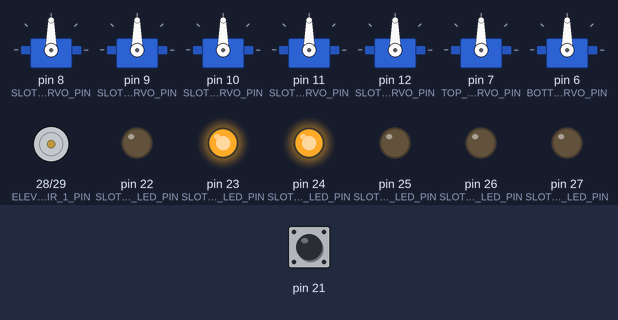
Simulated run of this sketch. Board: Arduino Mega 2560, built with avr-gcc and run on an emulated ATmega2560. On the bench: 7 × servo, motor-driver pin pairs drawn as motors (green arrow = first pin HIGH = forward, orange = second pin HIGH = backward, longer = more drive, scaled by the enable pin), output pins drawn as LEDs (lit = HIGH). The inputs (shaded band) are chosen by the test bench; at power-on: pin 21 HIGH. What the sketch prints to the serial monitor is not drawn.

Above: at 1.2 s.
1.3 s: pin 21 driven LOW
At 2.2 s:
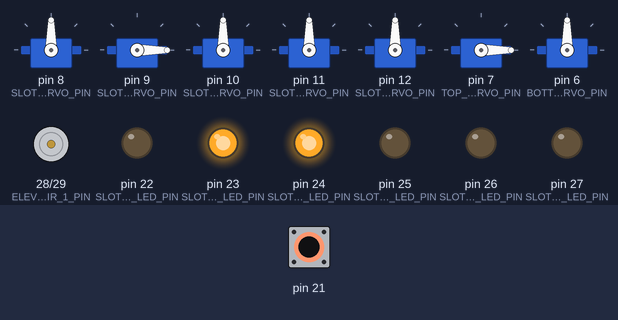
6.4 s: pin 21 pulsed HIGH 5 times (0.12 s each, 0.3 s apart)
At 6.9 s:
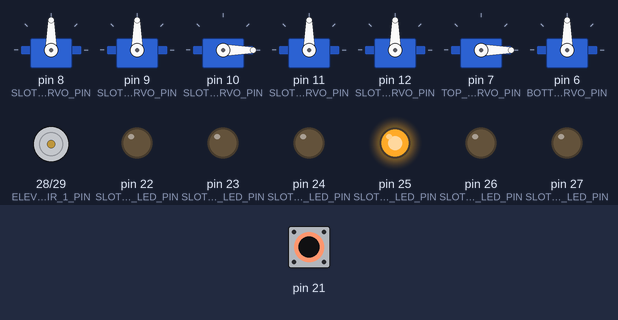
At 16.9 s:
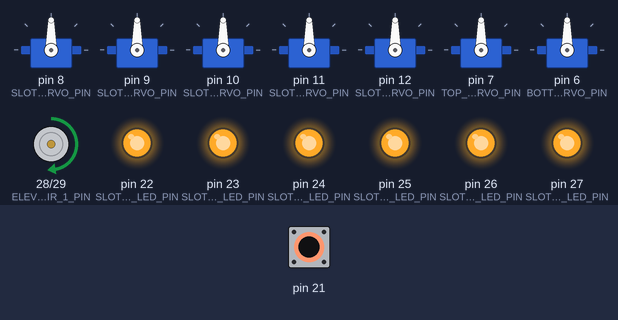
Timing chart, 0 to 18.4 s (numbered marks = the images above; inputs shaded):
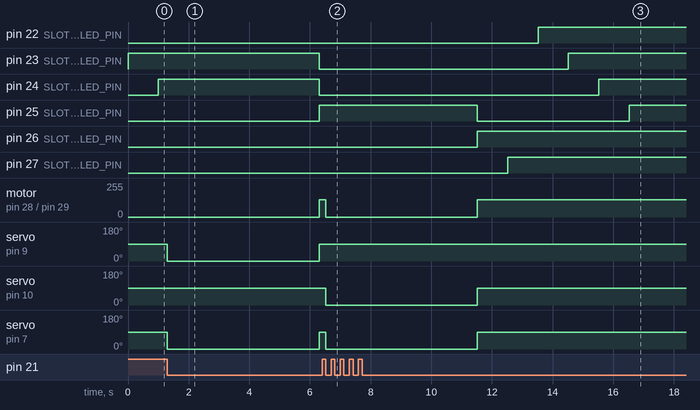

The sketch:

be_creative.ino
```cpp
/**
 * Be Creative
**/

// Includes
#include <Servo.h>

// Pin assignments
#define ELEVATOR_ENCODER_PIN 2
#define ELEVATOR_SPEED_PIN 4
#define ELEVATOR_DIR_1_PIN 28
#define ELEVATOR_DIR_2_PIN 29
#define BOTTOM_QUEUE_SERVO_PIN 6
#define TOP_QUEUE_SERVO_PIN 7
#define SLOT_1_SERVO_PIN 8
#define SLOT_2_SERVO_PIN 9
#define SLOT_3_SERVO_PIN 10
#define SLOT_4_SERVO_PIN 11
#define SLOT_5_SERVO_PIN 12
#define SLOT_0_LED_PIN 22
#define SLOT_1_LED_PIN 23
#define SLOT_2_LED_PIN 24
#define SLOT_3_LED_PIN 25
#define SLOT_4_LED_PIN 26
#define SLOT_5_LED_PIN 27
#define BUTTON_PIN 28

// Servo positions
#define SLOT_1_OPEN 0
#define SLOT_1_CLOSE 90
#define SLOT_2_OPEN 0
#define SLOT_2_CLOSE 90
#define SLOT_3_OPEN 0
#define SLOT_3_CLOSE 90
#define SLOT_4_OPEN 0
#define SLOT_4_CLOSE 90
#define SLOT_5_OPEN 0
#define SLOT_5_CLOSE 90
#define TOP_OPEN 0
#define TOP_CLOSE 90
#define BOTTOM_OPEN 0
#define BOTTOM_CLOSE 90

// Create servos
Servo servo_1;
Servo servo_2;
Servo servo_3;
Servo servo_4;
Servo servo_5;
Servo servo_top;
Servo servo_bottom;

int slot;

void setup() {

  Serial.begin(115200);

  Serial.println("Beginning setup");
  // Attach servos
  servo_1.attach(SLOT_1_SERVO_PIN);
  servo_2.attach(SLOT_2_SERVO_PIN);
  servo_3.attach(SLOT_3_SERVO_PIN);
  servo_4.attach(SLOT_4_SERVO_PIN);
  servo_5.attach(SLOT_5_SERVO_PIN);
  servo_top.attach(TOP_QUEUE_SERVO_PIN);
  servo_bottom.attach(BOTTOM_QUEUE_SERVO_PIN);

  // Set up LEDs
  pinMode(SLOT_0_LED_PIN, OUTPUT);
  pinMode(SLOT_1_LED_PIN, OUTPUT);
  pinMode(SLOT_2_LED_PIN, OUTPUT);
  pinMode(SLOT_3_LED_PIN, OUTPUT);
  pinMode(SLOT_4_LED_PIN, OUTPUT);
  pinMode(SLOT_5_LED_PIN, OUTPUT);

  // Set up button
  pinMode(BUTTON_PIN, INPUT);
  digitalWrite(BUTTON_PIN, HIGH);

  // Set up motor
  pinMode(ELEVATOR_ENCODER_PIN, INPUT);
  digitalWrite(ELEVATOR_ENCODER_PIN, HIGH);
  pinMode(ELEVATOR_SPEED_PIN, OUTPUT);
  pinMode(ELEVATOR_DIR_1_PIN, OUTPUT);
  pinMode(ELEVATOR_DIR_2_PIN, OUTPUT);
  attachInterrupt(ELEVATOR_ENCODER_PIN, stop_elevator, FALLING);

  Serial.println("End of setup");
}

void loop() {
  int pin;
  int chosen_slot = flash_slots();

  switch(chosen_slot){
    case 0:
      break;
    case 1:
      servo_1.write(SLOT_1_OPEN);
      break;
    case 2:
      servo_2.write(SLOT_2_OPEN);
      break;
    case 3:
      servo_3.write(SLOT_3_OPEN);
      break;
    case 4:
      servo_4.write(SLOT_4_OPEN);
      break;
    case 5:
      servo_5.write(SLOT_5_OPEN);
      break;
    default:
      pin = -1;
  }

  Serial.println("Releasing disk");
  servo_top.write(TOP_OPEN);
  delay(5000);
  Serial.println("Disk released");

  Serial.println("Closing slot");
  switch(chosen_slot){
    case 0:
      break;
    case 1:
      servo_1.write(SLOT_1_CLOSE);
      break;
    case 2:
      servo_2.write(SLOT_2_CLOSE);
      break;
    case 3:
      servo_3.write(SLOT_3_CLOSE);
      break;
    case 4:
      servo_4.write(SLOT_4_CLOSE);
      break;
    case 5:
      servo_5.write(SLOT_5_CLOSE);
      break;
    default:
      pin = -1;
  }
  servo_top.write(TOP_CLOSE);
  Serial.println("Slot closed");

  Serial.println("Activating elevator");
  digitalWrite(ELEVATOR_DIR_1_PIN, HIGH);
  analogWrite(ELEVATOR_SPEED_PIN, 128);
}

void stop_elevator(){
  analogWrite(ELEVATOR_SPEED_PIN, 0);
  digitalWrite(ELEVATOR_DIR_1_PIN, LOW);
  digitalWrite(ELEVATOR_DIR_2_PIN, LOW);
  Serial.print("Stopped elevator");
}

int flash_slots(){

  int pin;
  unsigned long last_time;

  digitalWrite(SLOT_0_LED_PIN, LOW);
  digitalWrite(SLOT_1_LED_PIN, LOW);
  digitalWrite(SLOT_2_LED_PIN, LOW);
  digitalWrite(SLOT_3_LED_PIN, LOW);
  digitalWrite(SLOT_4_LED_PIN, LOW);
  digitalWrite(SLOT_5_LED_PIN, LOW);

  while(true){
    slot = (slot + 1) % 6;

    switch(slot){
      case 0:
        pin = SLOT_0_LED_PIN;
        break;
      case 1:
        pin = SLOT_1_LED_PIN;
        break;
      case 2:
        pin = SLOT_2_LED_PIN;
        break;
      case 3:
        pin = SLOT_3_LED_PIN;
        break;
      case 4:
        pin = SLOT_4_LED_PIN;
        break;
      case 5:
        pin = SLOT_5_LED_PIN;
        break;
      default:
        pin = -1;
    }

    digitalWrite(pin, HIGH);

    last_time = millis();
    while(millis() - last_time < 1000){
      if(digitalRead(BUTTON_PIN) == LOW){
        Serial.print("Chosen slot ");
        Serial.println(slot);
        return slot;
      }
    }
  }
}
```

Measured:
- after the input at 1.3 s, pin 22 (SLOT_0_LED_PIN): stays LOW (without the input it goes to HIGH after 3.7 s); pin 23 (SLOT_1_LED_PIN): HIGH → LOW after 5.0 s
- after the input at 6.4 s, pin 22 (SLOT_0_LED_PIN): LOW → HIGH after 7.1 s instead of 2.9 s; pin 23 (SLOT_1_LED_PIN): LOW → HIGH after 8.1 s instead of 3.9 s
